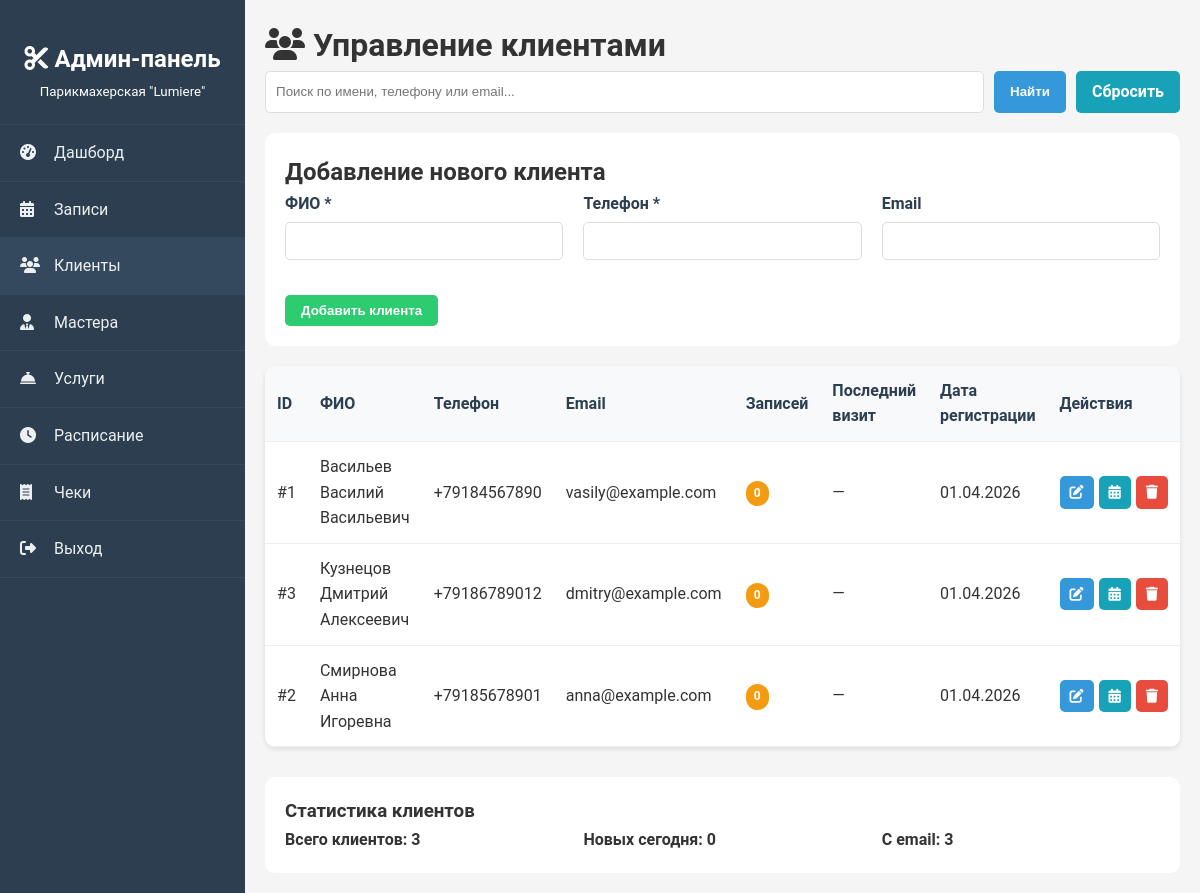
Screenshot of /admin/clients.php (signed in) with the database file from the repository.
### tables this page shows
CREATE TABLE IF NOT EXISTS clients (
    id INT PRIMARY KEY AUTO_INCREMENT,
    full_name VARCHAR(100) NOT NULL,
    phone VARCHAR(20) NOT NULL,
    email VARCHAR(100) UNIQUE,
    created_at TIMESTAMP DEFAULT CURRENT_TIMESTAMP,
    updated_at TIMESTAMP DEFAULT CURRENT_TIMESTAMP ON UPDATE CURRENT_TIMESTAMP,
    INDEX idx_phone (phone),
    INDEX idx_email (email)
);

### admin/clients.php (the view, shortened to what this page needs)
<?php
require_once '../config/database.php';
$search = $_GET['search'] ?? '';
$page = isset($_GET['page']) ? intval($_GET['page']) : 1;
$limit = 20;
$offset = ($page - 1) * $limit;
$where = "WHERE 1=1";
$params = [];
$stmt = $db->prepare("SELECT COUNT(*) as total FROM clients $where");
$stmt->execute($params);
$totalClients = $stmt->fetch()['total'];
$stmt = $db->prepare("
    SELECT
        c.*,
        COUNT(a.id) as total_appointments,
        MAX(a.appointment_date) as last_visit
    FROM clients c
    LEFT JOIN appointments a ON c.id = a.client_id
    $where
    GROUP BY c.id
    ORDER BY c.created_at DESC
    LIMIT $limit OFFSET $offset
");
$stmt->execute($params);
$clients = $stmt->fetchAll();
$editClient = null;
?>
<!DOCTYPE html>
<html lang="ru">
<head>
    <link rel="stylesheet" href="../assets/css/style.css">
    <link rel="stylesheet" href="https://cdnjs.cloudflare.com/ajax/libs/font-awesome/6.4.0/css/all.min.css">
</head>
<body>
    <div class="admin-container">
        <div class="admin-sidebar">
            <div class="admin-logo">
                <h2><i class="fas fa-cut"></i> Админ-панель</h2>
                <small>Парикмахерская "Lumiere"</small>
            </div>
            <ul class="admin-menu">
                <li><a href="dashboard.php"><i class="fas fa-tachometer-alt"></i> Дашборд</a></li>
                <li><a href="appointments.php"><i class="fas fa-calendar-alt"></i> Записи</a></li>
                <li><a href="clients.php" class="active"><i class="fas fa-users"></i> Клиенты</a></li>
                <li><a href="masters.php"><i class="fas fa-user-tie"></i> Мастера</a></li>
                <li><a href="services.php"><i class="fas fa-concierge-bell"></i> Услуги</a></li>
                <li><a href="schedule.php"><i class="fas fa-clock"></i> Расписание</a></li>
                <li><a href="receipts.php"><i class="fas fa-receipt"></i> Чеки</a></li>
                <li><a href="logout.php"><i class="fas fa-sign-out-alt"></i> Выход</a></li>
            </ul>
        </div>
        <div class="admin-content">
            <h1><i class="fas fa-users"></i> Управление клиентами</h1>
            <form method="GET" class="search-form">
                <input type="text" name="search" placeholder="Поиск по имени, телефону или email..."
                       value="<?php echo htmlspecialchars($search); ?>">
                <button type="submit" class="btn btn-primary">Найти</button>
                <a href="clients.php" class="btn btn-info">Сбросить</a>
            </form>
            <div style="background: white; padding: 20px; border-radius: 10px; margin-bottom: 20px;">
                <h2><?php echo $editClient ? 'Редактирование клиента' : 'Добавление нового клиента'; ?></h2>
                <form method="POST">
                    <div class="form-row">
                        <div class="form-group">
                            <label for="full_name">ФИО *</label>
                            <input type="text" id="full_name" name="full_name" required
                                   value="<?php echo $editClient ? htmlspecialchars($editClient['full_name']) : ''; ?>">
                        </div>
                        <div class="form-group">
                            <label for="phone">Телефон *</label>
                            <input type="tel" id="phone" name="phone" required
                                   value="<?php echo $editClient ? htmlspecialchars($editClient['phone']) : ''; ?>">
                        </div>
                        <div class="form-group">
                            <label for="email">Email</label>
                            <input type="email" id="email" name="email"
                                   value="<?php echo $editClient ? htmlspecialchars($editClient['email']) : ''; ?>">
                        </div>
                    </div>
                    <div class="form-actions">
                        <button type="submit" class="btn btn-success">
                            <?php echo $editClient ? 'Сохранить изменения' : 'Добавить клиента'; ?>
                        </button>
                    </div>
                </form>
            </div>
            <div class="table-responsive">
                <table>
                    <thead>
                        <tr>
                            <th>ID</th>
                            <th>ФИО</th>
                            <th>Телефон</th>
                            <th>Email</th>
                            <th>Записей</th>
                            <th>Последний визит</th>
                            <th>Дата регистрации</th>
                            <th>Действия</th>
                        </tr>
                    </thead>
                    <tbody>
                        <?php if (empty($clients)): ?>
                            <tr>
                                <td colspan="8" style="text-align: center;">Клиенты не найдены</td>
                            </tr>
                        <?php else: ?>
                            <?php foreach ($clients as $client): ?>
                            <tr>
                                <td>#<?php echo $client['id']; ?></td>
                                <td><?php echo htmlspecialchars($client['full_name']); ?></td>
                                <td><?php echo htmlspecialchars($client['phone']); ?></td>
                                <td><?php echo $client['email'] ? htmlspecialchars($client['email']) : '—'; ?></td>
                                <td>
                                    <?php if ($client['total_appointments'] > 0): ?>
                                        <span class="badge badge-success"><?php echo $client['total_appointments']; ?></span>
                                    <?php else: ?>
                                        <span class="badge badge-warning">0</span>
                                    <?php endif; ?>
                                </td>
                                <td>
                                    <?php echo $client['last_visit'] ? date('d.m.Y', strtotime($client['last_visit'])) : '—'; ?>
                                </td>
                                <td><?php echo date('d.m.Y', strtotime($client['created_at'])); ?></td>
                                <td>
                                    <div class="action-buttons">
                                        <a href="?edit=<?php echo $client['id']; ?>"
                                           class="btn btn-sm btn-primary" title="Редактировать">
                                            <i class="fas fa-edit"></i>
                                        </a>
                                        <a href="appointments.php?client_id=<?php echo $client['id']; ?>"
                                           class="btn btn-sm btn-info" title="Записи клиента">
                                            <i class="fas fa-calendar-alt"></i>
                                        </a>
                                        <a href="?delete=<?php echo $client['id']; ?>"
                                           class="btn btn-sm btn-danger"
                                           onclick="return confirm('Вы уверены, что хотите удалить клиента?')"
                                           title="Удалить">
                                            <i class="fas fa-trash"></i>
                                        </a>
                                    </div>
                                </td>
                            </tr>
                            <?php endforeach; ?>
                        <?php endif; ?>
                    </tbody>
                </table>
            </div>
            <div style="margin-top: 30px; background: white; padding: 20px; border-radius: 10px;">
                <h3>Статистика клиентов</h3>
                <div style="display: grid; grid-template-columns: repeat(auto-fit, minmax(200px, 1fr)); gap: 20px;">
                    <div>
                        <h4>Всего клиентов: <?php echo $totalClients; ?></h4>
                    </div>
                    <div>
                        <h4>Новых сегодня:
                            <?php
                            $stmt = $db->query("SELECT COUNT(*) as count FROM clients WHERE DATE(created_at) = CURDATE()");
                            echo $stmt->fetch()['count'];
                            ?>
                        </h4>
                    </div>
                    <div>
                        <h4>С email:
                            <?php
                            $stmt = $db->query("SELECT COUNT(*) as count FROM clients WHERE email IS NOT NULL");
                            echo $stmt->fetch()['count'];
                            ?>
                        </h4>
                    </div>
                </div>
            </div>
        </div>
    </div>
</body>
</html>

### assets/css/style.css (style rules this page uses)
:root { --primary-color: #d4af37; --secondary-color: #2c3e50; --accent-color: #e74c3c; --text-color: #333; --light-gray: #f5f5f5; --dark-gray: #666; --box-shadow: 0 5px 15px rgba(0,0,0,0.1); --transition: all 0.3s ease; }
* { margin: 0; padding: 0; box-sizing: border-box; }
body { font-family: 'Roboto', sans-serif; color: var(--text-color); line-height: 1.6; overflow-x: hidden; }
.btn { display: inline-block; padding: 10px 20px; border-radius: 5px; text-decoration: none; font-weight: bold; transition: var(--transition); border: none; cursor: pointer; text-align: center; }
.btn-primary { background-color: var(--primary-color); color: white; }
.form-group { margin-bottom: 20px; text-align: left; }
.form-group label { display: block; margin-bottom: 8px; font-weight: 500; }

### admin/clients.php (style rules this page uses)
.admin-container { display: flex; min-height: 100vh; }
.admin-sidebar { width: 250px; background: #2c3e50; color: white; padding: 20px 0; }
.admin-content { flex: 1; padding: 20px; background: #f5f5f5; }
.admin-logo { text-align: center; padding: 20px; border-bottom: 1px solid #34495e; }
.admin-menu { list-style: none; padding: 0; }
.admin-menu li { border-bottom: 1px solid #34495e; }
.admin-menu a { display: block; padding: 15px 20px; color: #ecf0f1; text-decoration: none; transition: background 0.3s; }
.admin-menu a:hover, .admin-menu a.active { background: #34495e; }
.admin-menu i { width: 20px; margin-right: 10px; }
.table-responsive { overflow-x: auto; background: white; border-radius: 10px; box-shadow: 0 2px 5px rgba(0,0,0,0.1); }
table { width: 100%; border-collapse: collapse; }
table th, table td { padding: 12px; text-align: left; border-bottom: 1px solid #eee; }
table th { background: #f8f9fa; font-weight: 600; color: #2c3e50; }
.btn { padding: 8px 16px; border-radius: 5px; text-decoration: none; font-weight: 600; cursor: pointer; border: none; transition: all 0.3s; }
.btn-sm { padding: 5px 10px; font-size: 14px; }
.btn-primary { background: #3498db; color: white; }
.btn-success { background: #2ecc71; color: white; }
.btn-danger { background: #e74c3c; color: white; }
.btn-info { background: #17a2b8; color: white; }
.form-row { display: grid; grid-template-columns: repeat(auto-fit, minmax(200px, 1fr)); gap: 20px; margin-bottom: 20px; }
.form-group { margin-bottom: 15px; }
.form-group label { display: block; margin-bottom: 5px; font-weight: 600; color: #2c3e50; }
.form-group input, .form-group select, .form-group textarea { width: 100%; padding: 10px; border: 1px solid #ddd; border-radius: 5px; font-size: 14px; }
.form-actions { display: flex; gap: 10px; margin-top: 20px; }
.search-form { margin-bottom: 20px; display: flex; gap: 10px; }
.search-form input { flex: 1; padding: 10px; border: 1px solid #ddd; border-radius: 5px; }
.badge { display: inline-block; padding: 3px 8px; border-radius: 20px; font-size: 12px; font-weight: 600; }
.badge-warning { background: #f39c12; color: white; }
.action-buttons { display: flex; gap: 5px; }

### rows the page displays
clients: id "1", full_name "Васильев Василий Васильевич", phone "+79184567890", email "vasily@example.com", created_at "01.04.2026"
clients: id "3", full_name "Кузнецов Дмитрий Алексеевич", phone "+79186789012", email "dmitry@example.com", created_at "01.04.2026"
clients: id "2", full_name "Смирнова Анна Игоревна", phone "+79185678901", email "anna@example.com", created_at "01.04.2026"

### other values shown
$totalClients "3"
$stmt->fetch()['count'] "0"
$stmt->fetch()['count'] "3"
